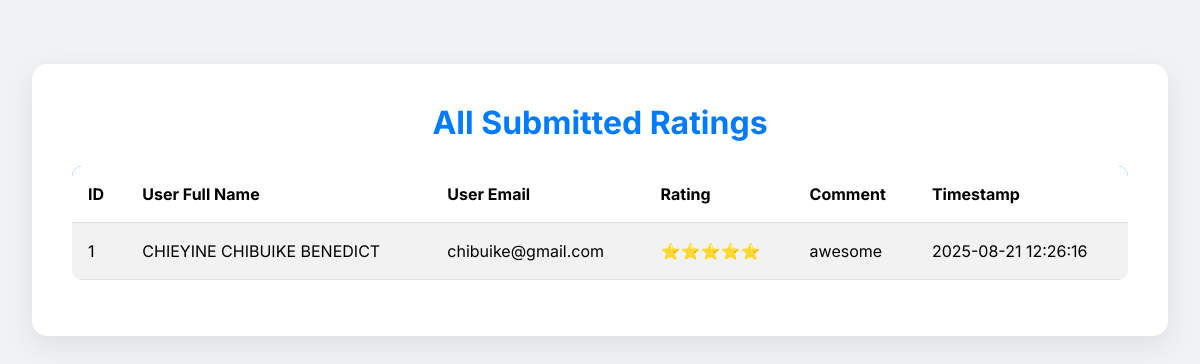
The app's page /admin/ratings (signed in) with its own data.
### app.py (models this page shows, shortened)
class Rating(db.Model):
    id = db.Column(db.Integer, primary_key=True)
    user_id = db.Column(db.Integer, db.ForeignKey('user.id'), nullable=False)
    rating = db.Column(db.Integer, nullable=False) # Store the star rating (1-5)
    comment = db.Column(db.Text, nullable=True) # User's comment
    timestamp = db.Column(db.DateTime, default=db.func.current_timestamp()) # When the rating was submitted
    user = db.relationship('User', backref='ratings')

class User(db.Model):
    id = db.Column(db.Integer, primary_key=True)
    fullname = db.Column(db.String(100), nullable=False)
    email = db.Column(db.String(100), unique=True, nullable=False)
    regno = db.Column(db.String(100), unique=True, nullable=False)
    phone = db.Column(db.String(20), nullable=False)
    profile_picture_url = db.Column(db.String(200), nullable=True, default='default.jpg')
    password = db.Column(db.String(200), nullable=False)
    public_key = db.Column(db.Text, nullable=True)
    sent_messages = db.relationship('Message', foreign_keys='Message.sender_id', back_populates='sender', lazy=True)
    received_messages = db.relationship('Message', foreign_keys='Message.recipient_id', back_populates='recipient', lazy=True)
    project_ideas = db.relationship('ProjectIdea', backref='author', lazy=True) # Assuming ProjectIdea model exists

### app.py (the view)
@app.route('/admin/ratings')
def admin_ratings():
    if 'admin_id' not in session:
        flash('Please login first!', 'warning')
        return redirect(url_for('admin_login')) # Make sure 'admin_login' route exists
    ratings = Rating.query.order_by(Rating.timestamp.desc()).all()
    return render_template('admin_ratings.html', ratings=ratings)

### templates/admin_ratings.html (shortened to what this page needs)
<!DOCTYPE html>
<html lang="en">
<head>
    <link href="https://cdn.jsdelivr.net/npm/bootstrap@5.3.2/dist/css/bootstrap.min.css" rel="stylesheet">
</head>
<body>
    <div class="container">
        <h2>All Submitted Ratings</h2>
        {% if ratings %}
        <div class="table-responsive">
            <table class="table table-striped table-hover">
                <thead>
                    <tr>
                        <th>ID</th>
                        <th>User Full Name</th>
                        <th>User Email</th>
                        <th>Rating</th>
                        <th>Comment</th>
                        <th>Timestamp</th>
                    </tr>
                </thead>
                <tbody>
                    {% for rating in ratings %}
                    <tr>
                        <td>{{ rating.id }}</td>
                        <td>{{ rating.user.fullname if rating.user else 'N/A' }}</td>
                        <td>{{ rating.user.email if rating.user else 'N/A' }}</td>
                        <td>{{ '⭐' * rating.rating }}</td>
                        <td>{{ rating.comment if rating.comment else 'No comment provided.' }}</td>
                        <td>{{ rating.timestamp.strftime('%Y-%m-%d %H:%M:%S') }}</td>
                    </tr>
                    {% endfor %}
                </tbody>
            </table>
        </div>
        {% else %}
        <div class="no-ratings-message">
            <p>No ratings have been submitted yet.</p>
        </div>
        {% endif %}
    </div>
</body>
</html>

### templates/admin_ratings.html (style rules this page uses)
body { font-family: 'Inter', sans-serif; background-color: #f0f2f5; color: #333; padding: 2rem; }
.container { background-color: #ffffff; border-radius: 15px; box-shadow: 0 10px 30px rgba(0, 0, 0, 0.08); padding: 2.5rem; margin-top: 2rem; }
h2 { color: #007bff; font-weight: 700; margin-bottom: 1.5rem; text-align: center; }
.table-responsive { margin-top: 1.5rem; }
.table { border-radius: 10px; overflow: hidden; }
.table thead { background-color: #007bff; color: white; }
.table th, .table td { vertical-align: middle; padding: 1rem; }
.table-striped tbody tr:nth-of-type(odd) { background-color: #ffffff; }

### records on screen
Rating: id "1", user "CHIEYINE CHIBUIKE BENEDICT", user "chibuike@gmail.com", rating "⭐⭐⭐⭐⭐", comment "awesome", timestamp "2025-08-21 12:26:16"
